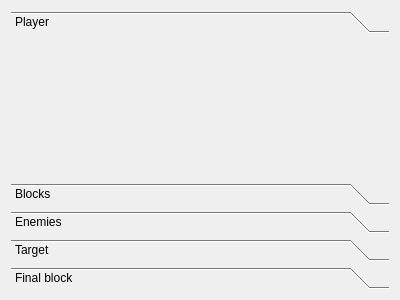
<?xml version="1.0" encoding="UTF-8"?>
<ui version="4.0">
 <class>TypesWidget</class>
 <widget class="QWidget" name="TypesWidget">
  <property name="geometry">
   <rect>
    <x>0</x>
    <y>0</y>
    <width>400</width>
    <height>300</height>
   </rect>
  </property>
  <property name="windowTitle">
   <string>Form</string>
  </property>
  <layout class="QHBoxLayout" name="horizontalLayout">
   <item>
    <widget class="QToolBox" name="Player">
     <property name="currentIndex">
      <number>0</number>
     </property>
     <widget class="PlayerWidget" name="player">
      <property name="geometry">
       <rect>
        <x>0</x>
        <y>0</y>
        <width>378</width>
        <height>123</height>
       </rect>
      </property>
      <attribute name="label">
       <string>Player</string>
      </attribute>
     </widget>
     <widget class="BlocksWidget" name="blocks">
      <property name="geometry">
       <rect>
        <x>0</x>
        <y>0</y>
        <width>378</width>
        <height>123</height>
       </rect>
      </property>
      <attribute name="label">
       <string>Blocks</string>
      </attribute>
     </widget>
     <widget class="EnemiesWidget" name="enemies">
      <property name="geometry">
       <rect>
        <x>0</x>
        <y>0</y>
        <width>378</width>
        <height>123</height>
       </rect>
      </property>
      <attribute name="label">
       <string>Enemies</string>
      </attribute>
     </widget>
     <widget class="TargetWidget" name="target">
      <property name="geometry">
       <rect>
        <x>0</x>
        <y>0</y>
        <width>378</width>
        <height>123</height>
       </rect>
      </property>
      <attribute name="label">
       <string>Target</string>
      </attribute>
     </widget>
     <widget class="FinalBlockWidget" name="finalblock">
      <property name="geometry">
       <rect>
        <x>0</x>
        <y>0</y>
        <width>378</width>
        <height>123</height>
       </rect>
      </property>
      <attribute name="label">
       <string>Final block</string>
      </attribute>
     </widget>
    </widget>
   </item>
  </layout>
 </widget>
 <customwidgets>
  <customwidget>
   <class>PlayerWidget</class>
   <extends>QWidget</extends>
   <header>playerwidget.h</header>
   <container>1</container>
  </customwidget>
  <customwidget>
   <class>BlocksWidget</class>
   <extends>QWidget</extends>
   <header>blockswidget.h</header>
   <container>1</container>
  </customwidget>
  <customwidget>
   <class>EnemiesWidget</class>
   <extends>QWidget</extends>
   <header>enemieswidget.h</header>
   <container>1</container>
  </customwidget>
  <customwidget>
   <class>FinalBlockWidget</class>
   <extends>QWidget</extends>
   <header>finalblockwidget.h</header>
   <container>1</container>
  </customwidget>
  <customwidget>
   <class>TargetWidget</class>
   <extends>QWidget</extends>
   <header>targetwidget.h</header>
   <container>1</container>
  </customwidget>
 </customwidgets>
 <resources/>
 <connections/>
</ui>
